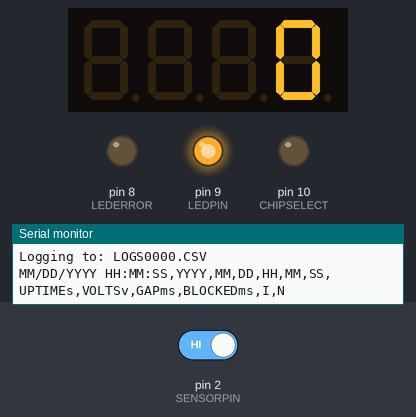
A sketch run on a simulated Arduino Uno, built with avr-gcc and run on an emulated ATmega328P. Shown: 4-digit seven-segment display, output pins drawn as LEDs (lit = HIGH), the last lines printed to the serial monitor. The inputs (shaded band) are chosen by the test bench; at power-on: pin 2 (SENSORPIN) HIGH. The local clock reads 2024-03-15 10:24:30 at power-on unless the sketch sets it; storage starts empty.

Above: at 1.2 s.
1.3 s: pin 2 (SENSORPIN) driven LOW
At 2.1 s:
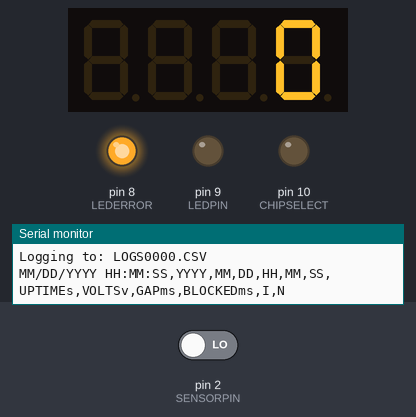
4.3 s: pin 2 (SENSORPIN) driven HIGH
At 5.3 s:
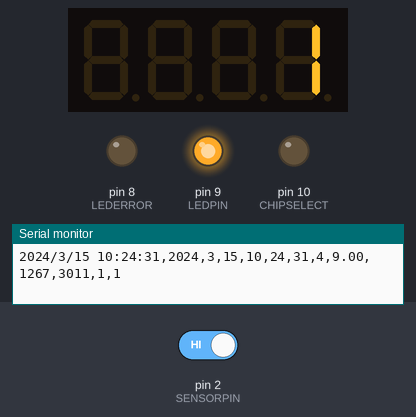
Timing chart, 0 to 7.3 s (numbered marks = the images above; inputs shaded):
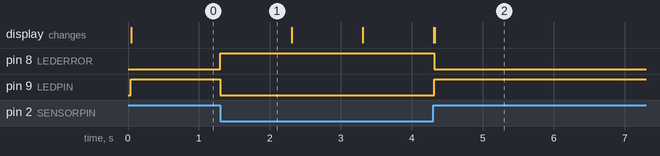

The sketch:

Universal.ino
```cpp
/*
  This gap counter will record the clear time between vehicles and the time vehicles block the sight line.
  Each row recorded will include the length of time obscured and the length of the subsequent gap.
  Code by Bob Edmiston
  Sun Jan 20, 2016 updated for use with buck converter
*/

#include <Wire.h>
#include "RTClib.h"
#include <Adafruit_LEDBackpack.h>
#include <Adafruit_GFX.h>
#include <SD.h>

#include <SoftwareSerial.h>

// A simple data logger for the Arduino analog pins
#define LOG_INTERVAL  5 // mills between entries
#define LAG 0 // slow it down so measurements are accurate // was 30
#define ECHO_TO_SERIAL   1 // echo data to serial port
#define S7S 0 // 1 if using the sparkfun red big led shield, 0 if using adafruit backpack on logger board
//#define WAIT_TO_START    0 // Wait for serial input in setup()
#define LEDPIN 9
#define LEDERROR 8  // digital pint for red error LED
#define SENSORPIN 2
#define VOLTAGEPIN A1
#define CHIPSELECT 10 // for the data logging shield, we use digital pin 10 for the SD cs line
#define BEEP 0
#define VOLTAGEFACTOR 55

#if !S7S
  Adafruit_7segment matrix = Adafruit_7segment();
#endif
// These are the Arduino pins required to create a software seiral
//  instance. We'll actually only use the TX pin.
#if S7S
const int softwareTx = 8;
const int softwareRx = 7;
SoftwareSerial s7s(softwareRx, softwareTx);
#endif

RTC_DS1307 rtc; // define the Real Time Clock object
File logFile; // the logging file
//LiquidTWI lcd(0); // Connect via i2c, default address #0 (A0-A2 not jumpered)
volatile unsigned long count = 0; // start the count at zero
volatile unsigned long blockedTime;
volatile unsigned long vacantTime;
volatile unsigned long gapstartTime;
volatile unsigned long gapendTime;
volatile unsigned long blockstartTime;
volatile unsigned long blockendTime;
int sensorValue = 0;  // variable to store the value coming from the sensor
int triggerSense = 0;
int vsensorValue = 0;
volatile unsigned long upTime;
volatile float sourceVolts;
String dataString = "";
unsigned int distance;
DateTime now;

void setup() {
  // assign pins
  pinMode(LEDPIN, OUTPUT);   // declare the LEDPIN as an OUTPUT:
  pinMode(LEDERROR, OUTPUT);   // declare the LEDERROR as an OUTPUT:
  pinMode(SENSORPIN, INPUT);   // declare the VOLTAGEPIN as an INPUT:
  digitalWrite(SENSORPIN,HIGH);
  pinMode(VOLTAGEPIN, INPUT);   // declare the VOLTAGEPIN as an INPUT:
  pinMode(CHIPSELECT, OUTPUT); // for the data logging shield, we use digital pin 10 for the SD cs line

  Wire.begin();

  rtc.begin(); // start the clock

#if ECHO_TO_SERIAL
  Serial.begin(115200);
  if (! rtc.isrunning()) {
    Serial.println("RTC is NOT running!");
  }
  Serial.println("7 Segment Backpack Test");
#endif  //ECHO_TO_SERIAL

  if (!rtc.begin()) {
    logFile.println("RTC failed");
#if ECHO_TO_SERIAL
    Serial.println("RTC failed");
#endif  //ECHO_TO_SERIAL
  }

  if (openFileIO() == 0) {
    exit(1); // if making a new file fails, halt.
  }

   // Must begin s7s software serial at the correct baud rate.
  //  The default of the s7s is 9600.
#if S7S
  s7s.begin(9600);
  // Clear the display, and then turn on all segments and decimals
  clearDisplay();  // Clears display, resets cursor
  s7s.print("-HI-");  // Displays -HI- on all digits
  delay(LOG_INTERVAL);
  s7s.print("-LO-");
  delay(LOG_INTERVAL);
  //setDecimals(0b111111);  // Turn on all decimals, colon, apos
  clearDisplay();  // Clears display, resets cursor
#else
  matrix.begin(0x70);
#endif
  digitalWrite(LEDPIN, HIGH);
  digitalWrite(LEDERROR, LOW);
//  clearDisplay();  // Clears display, resets cursor
  gapstartTime = millis();
  now = rtc.now();
} // setup

void loop() {  // begin the relatime loop at zero
  delay (LOG_INTERVAL);  // Debouncing delay. Wait this long of clear time before taking another measurement.
  sensorValue = digitalRead(SENSORPIN); // see if any obstructions are present
  triggerSense = sensorValue;  // save the observed value for writing the the file because sensorValue is reused to check for vacancy
  now = rtc.now(); // record the time and date now so it can be written to the file when the row is written.
  if ((now.hour()==0) && (now.minute()==0)) count = 0; // count turns into a pumpkin at midnight
  if (!sensorValue) { // if there is voltage, then something is present in the beam so this is the end of the gap and beginning of the block.  //was +40 ms
    gapendTime = millis(); // timestamp the end of the gap in traffic because something blocked the beam
    blockstartTime = millis(); // timestamp the start of the blockage of the beam.  Same as gap end timestamp.
    count++;  // increment the number of beam blockages counted since power on.

    digitalWrite(LEDPIN, LOW);   // turn the Green LED off because the beam is blocked.
    digitalWrite(LEDERROR, HIGH); // turn on the Red LED because the beam is blocked.


#if BEEP  // for counters that have the buzzer implemented, buzz when there is obstruction.  Typically used for debugging because the buzzer is annoying in the field.
    tone(6, 4000); // play a note on pin 6 until the beam is cleared
#endif
   clearDisplay();  // Clears display, resets cursor
   while (!sensorValue) { // wait until the beam is cleared.  When sense voltage drops below BASELINE, the view is clear.
      sensorValue = digitalRead(SENSORPIN);  // read the sensor to see if it's still blocked.
      writeLED((millis()-gapendTime)/1000); // display the length of the blockage in integer seconds
      blockedTime = (millis()-gapendTime)/10;
//      delay(800);
//      writeLED(sensorValue);
//      delay(800);
      delay(LOG_INTERVAL);
   }

#if BEEP
    noTone(6);         // turn off tone function for pin 6:
#endif
    blockendTime = millis();
    vacantTime = gapendTime - gapstartTime; // The gap in traffic in milliseconds is the time from when the beam last cleared until it got blocked again.
    upTime = millis() / 1000; // A measure of uptime in seconds. Number of seconds since we powered on the unit.

    // assemble the comma delimited string for output to serial port and to file io
    dataString = "";  // clear out the data string since we last used it.
    dataString += now.year();dataString += ('/');
    dataString += now.month();dataString += ('/');
    dataString += now.day();
    dataString += " ";
    dataString += now.hour();  dataString += (':');
    dataString += now.minute(); dataString += (':');
    dataString += now.second(); dataString += (',');
    dataString += now.year(); dataString += (',');
    dataString += now.month(); dataString += (',');
    dataString += now.day(); dataString += (',');
    dataString += now.hour(); dataString += (',');
    dataString += now.minute(); dataString += (',');
    dataString += now.second(); dataString += (',');
    dataString += String(upTime); dataString += (',');
    vsensorValue = analogRead(VOLTAGEPIN);
    sourceVolts = float (vsensorValue / VOLTAGEFACTOR);
    dataString += String(sourceVolts); dataString += (',');
    dataString += String(vacantTime); dataString += (',');
    dataString += String(blockendTime - blockstartTime); dataString += (',');
    dataString += ('1'); dataString += (',');
    dataString += String(count);

    logFile.println(dataString); // write data string to file
    logFile.flush(); // The following line will 'save' the file to the SD card after every
#if ECHO_TO_SERIAL
    Serial.println(dataString); // print to the serial port too:
#endif  //ECHO_TO_SERIAL

    //writeLED(count); // display the total count so far to the display.  remains until the next break
    digitalWrite(LEDPIN, HIGH); //green on
    digitalWrite(LEDERROR, LOW); // red off
    gapstartTime = millis();
    clearDisplay();  // Clears display, resets cursor
  } else {
    //clearDisplay();  // Clears display, resets cursor
    vacantTime = (millis() - gapstartTime)/1000;
    //vsensorValue = analogRead(VOLTAGEPIN);
    //sourceVolts = float (vsensorValue / VOLTAGEFACTOR);
    //writeLED(sourceVolts);
    writeLED(count); // showing the total beam breaks, not broken down by day.
    delay(LOG_INTERVAL);
  }
} // loop

int openFileIO() {
  // initialize the SD card
#if ECHO_TO_SERIAL
  Serial.print("Waking up the SD card...");
#endif  //ECHO_TO_SERIAL

  if (!SD.begin(CHIPSELECT)) {
#if ECHO_TO_SERIAL
    Serial.println("Card failed, or not present");
#endif  //ECHO_TO_SERIAL
    // don't do anything more:
    return 0;
  }

#if ECHO_TO_SERIAL
  Serial.println("card initialized.");
#endif  //ECHO_TO_SERIAL
  // create a new file
  char filename[] = "LOGS0000.CSV";

  for (uint8_t i = 0; i < 100; i++) {
#if ECHO_TO_SERIAL
    Serial.println(filename);
#endif  //ECHO_TO_SERIAL
    filename[4] = i / 1000 + '0';
    filename[5] = i / 100 + '0';
    filename[6] = i / 10 + '0';
    filename[7] = i % 10 + '0';
    if (! SD.exists(filename)) {
      // only open a new file if it doesn't exist
      logFile = SD.open(filename, FILE_WRITE);
      break;  // leave the loop!
      delay(80);
    }
  }

  if (!logFile) {
#if ECHO_TO_SERIAL
    Serial.println(filename);
#endif  //ECHO_TO_SERIAL
    error("shit, no file");
  }
  dataString = "MM/DD/YYYY HH:MM:SS,YYYY,MM,DD,HH,MM,SS,UPTIMEs,VOLTSv,GAPms,BLOCKEDms,I,N";
#if ECHO_TO_SERIAL
  Serial.print("Logging to: ");
  Serial.println(filename);
  Serial.println(dataString);
#endif  //ECHO_TO_SERIAL
  logFile.println(dataString); // write data string to file
  return 1;
}


void writeLED(unsigned long amount) { //called only when the beam has been broken
  // try to print a number thats too long
#if S7S
  char tempString[10];  // Will be used with sprintf to create strings
  sprintf(tempString, "%4d", amount);
  //clearDisplay();  // Clears display, resets cursor
  s7s.print(tempString);
#else  //matrix.writeDisplay();
  matrix.println(amount);
  matrix.writeDisplay();
#endif
}

void error(char errorstring[]) // when the file writing fails.
{
#if ECHO_TO_SERIAL
  Serial.print("error: ");
  Serial.println(errorstring);
#endif  //ECHO_TO_SERIAL
  // red LED indicates error
  digitalWrite(LEDERROR, HIGH);
  logFile.println(errorstring);
  while (1); // halt
}


// Send the clear display command (0x76)
//  This will clear the display and reset the cursor
void clearDisplay()
{
#if S7S
  s7s.write(0x76);  // Clear display command
#else
  matrix.println(0);
  matrix.writeDisplay();
#endif
}


// Set the displays brightness. Should receive byte with the value
//  to set the brightness to
//  dimmest------------->brightest
//     0--------127--------255
void setBrightness(byte value)
{
#if S7S
  s7s.write(0x7A);  // Set brightness command byte
  s7s.write(value);  // brightness data byte
#endif
}

// Turn on any, none, or all of the decimals.
//  The six lowest bits in the decimals parameter sets a decimal
//  (or colon, or apostrophe) on or off. A 1 indicates on, 0 off.
//  [MSB] (X)(X)(Apos)(Colon)(Digit 4)(Digit 3)(Digit2)(Digit1)
void setDecimals(byte decimals)
{
#if S7S
  s7s.write(0x77);
  s7s.write(decimals);
#endif
}

////  Wiring connections
//  Sparkfun RedBoard $24.95 Amazon Prime ASIN: B00BFGZZJO
//  Adafruit Assembled Data Logging shield for Arduino $19.95 + $1.95 stackable headers
//  Sanyo eneloop 2000 mAh typical, 1900 mAh minimum, 1500 cycle, 8 pack AA, Ni-MH Pre-Charged Rechargeable Batteries $20.19 Model: SEC-HR3U8BPN
//  Adafruit Diffused Green 3mm LED (25 pack) - $4.95  ID: 779
//  Adafruit 9V battery clip with 5.5mm/2.1mm plug -  ID: 80  could be better with a 90 degree barrel plug for clearance $3
//  Adafruit Diffused Red 3mm LED (25 pack) -$4.95 ID: 777
//  Adafruit 0.56" 4-Digit 7-Segment Display w/I2C Backpack - White ID:1002 $12,95 plus shipping
//  Optional: Adafruit In-line power switch for 2.1mm barrel jack - ID: 1125  Watch for faulty female connector, had to replace. $3
//  220 ohm  resistor $0.99
//  Radio Shack battery holder $2.99 RadioShack® 8 “AA” Battery Holder Model: 270-407  | Catalog #: 270-407 $3
//
//  IR Sensor Sharp GP2Y0A710K Distance Sensor (100-550cm) - DFRobot.com, got on Amazon for $34.96 out the door.
//  Black x 2 -> Ground
//  Red x 2 -> +5V
//  Blue -> A0 3.3v max so fine with Seeeduino Stalker logic
//
//  Red Error LED
//  D8 -> Anode ->  1K Resistor -> Ground
//
//  Green Count LED
//  D9 -> Anode ->  1K Resistor -> Ground
//
//  Adafruit 0.56" 4-Digit 7-Segment Display w/I2C Backpack (optional)
//  Wiring to the matrix is really easy
//  Connect CLK SCL to the I2C clock - on Arduino UNO thats Analog #5, on the Leonardo it's Digital #3, on the Mega it's digital #21
//  Connect DAT SDA to the I2C data - on Arduino UNO thats Analog #4, on the Leonardo it's Digital #2, on the Mega it's digital #20
//  Connect GND to common ground
//  Connect VCC+ to power - 5V is best but 3V also seems to work for 3V microcontrollers.  3v is dimmer which is better
```

Measured:
- after the input at 1.3 s, pin 8 (LEDERROR): LOW → HIGH at once; pin 9 (LEDPIN): HIGH → LOW at once
- after the input at 4.3 s, pin 8 (LEDERROR): HIGH → LOW at once; pin 9 (LEDPIN): LOW → HIGH at once
